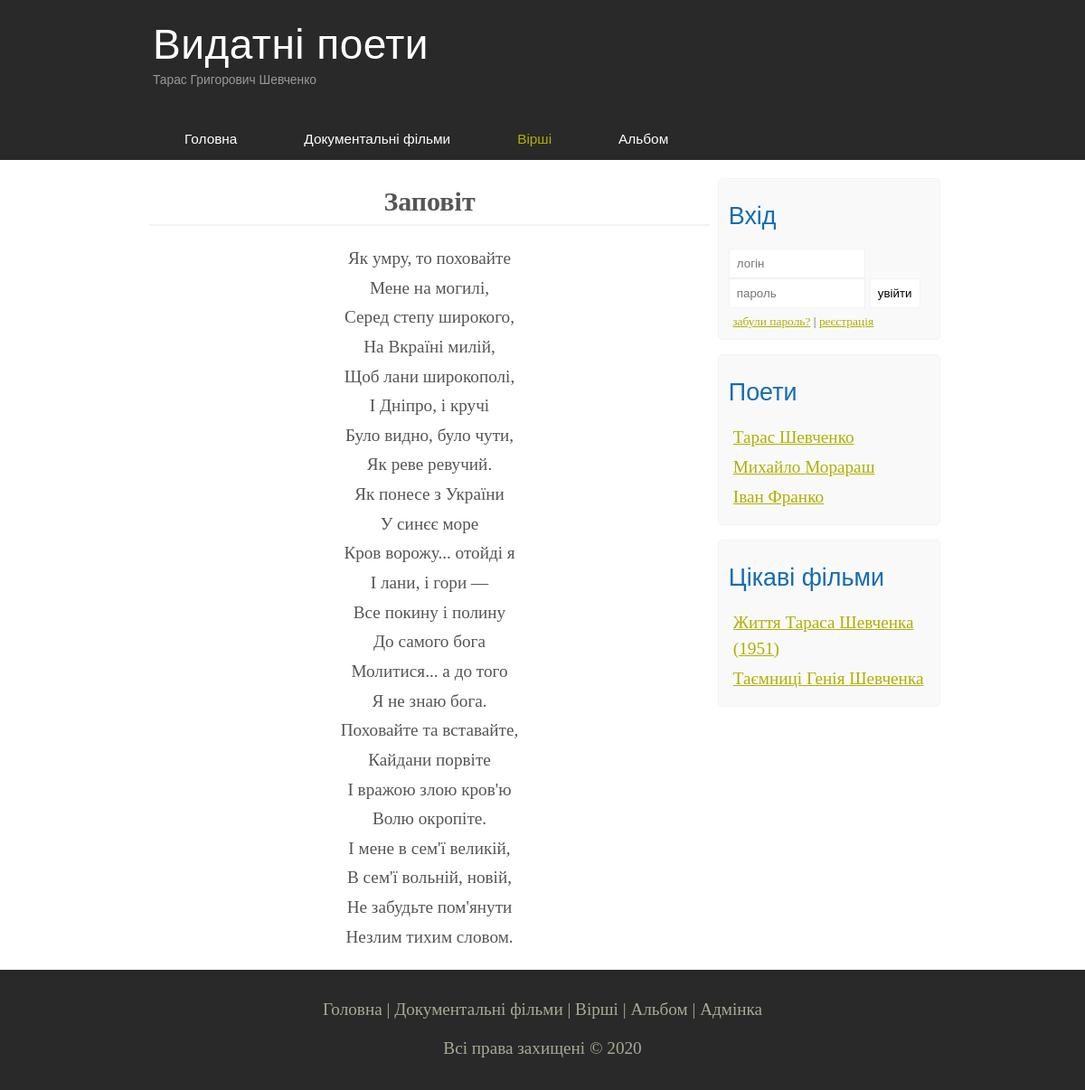
Page /myProfile/phpLabs/labs10/showPoem.php?author_id=1&poem_id=2 on the committed database.
### tables this page shows
CREATE TABLE `authors` (
  `id` int(10) UNSIGNED NOT NULL,
  `f_name` varchar(50) NOT NULL,
  `l_name` varchar(50) NOT NULL,
  `surname` varchar(50) NOT NULL,
  `photo` varchar(255) NOT NULL
);

CREATE TABLE `movies` (
  `id` int(10) UNSIGNED NOT NULL,
  `name` varchar(100) NOT NULL,
  `video` varchar(255) NOT NULL,
  `video_describe` text NOT NULL,
  `photo` varchar(100) NOT NULL,
  `author_id` int(10) UNSIGNED NOT NULL
);

CREATE TABLE `poems` (
  `id` int(10) UNSIGNED NOT NULL,
  `name` varchar(50) NOT NULL,
  `text` text NOT NULL,
  `author_id` int(10) UNSIGNED NOT NULL
);

### myProfile/phpLabs/labs10/classes/DbObject.php (called while the page is built, shortened)
 <?php
abstract class DbObject
{
    private $connection;
	protected function connect() {
        $this->connection = new mysqli(DB_HOST, DB_USERNAME, DB_PASSWORD, DB_NAME);
	}
	protected function query($sql) {
		return $this->connection->query($sql);
	}
    public function getAll() {
    	$arr = $this->query("SELECT * FROM {$this->getTableName()}");
    	$objects = [];
    	while($row = $arr->fetch_assoc()) {
    		$objects[] = $this->arrayToObject($row);
    	}
    	return $objects;
    }
    public function getById($id) {
    	$arr = $this->query("SELECT * FROM {$this->getTableName()} WHERE id={$id}");
    	$row = $arr->fetch_assoc();
    	return $this->arrayToObject($row);
    }
}
?>

### myProfile/phpLabs/labs10/classes/Author.php (called while the page is built, shortened)
<?php
require_once "DbObject.php";
class Author extends DbObject
{
	private $id;
	private $f_name;
	private $l_name;
	private $surname;
	protected function getTableName() {
		return self::TABLE_NAME;
	}
	public function arrayToObject($arr) {
		$obj = new Author();
        foreach ($arr as $key => $value) {
            $obj->{$key} = $value;
        }
        return $obj;
	}
   	public function getId() {
		return $this->id;
	}
	public function getFirstName() {
		return $this->f_name;
	}
	public function getLastName() {
		return $this->l_name;
	}
	public function getSurname() {
		return $this->surname;
	}
}
?>

### myProfile/phpLabs/labs10/classes/Movie.php (called while the page is built, shortened)
<?php
require_once "DbObject.php";
class Movie extends DbObject
{
	private $id;
	private $name;
	public function arrayToObject($arr) {
		$obj = new Movie();
        foreach ($arr as $key => $value) {
            $obj->{$key} = $value;
        }
        return $obj;
	}
   	public function getId() {
		return $this->id;
	}
	public function getName() {
		return $this->name;
	}
	public function getMoviesForAuthorId($id) {
		$arr = $this->query("SELECT * FROM `movies` WHERE `author_id` = '{$id}'");
		$objects = [];
		while ($row = $arr->fetch_assoc()) {
			$objects[] = $this->arrayToObject($row);
		}
		return $objects;
	}
}
?>

### myProfile/phpLabs/labs10/classes/Poem.php (called while the page is built, shortened)
<?php
require_once "DbObject.php";
class Poem extends DbObject
{
	private $name;
	private $text;
	protected function getTableName() {
		return self::TABLE_NAME;
	}
	public function arrayToObject($arr) {
		$obj = new Poem();
        foreach ($arr as $key => $value) {
            $obj->{$key} = $value;
        }
        return $obj;
	}
	public function getName() {
		return $this->name;
	}
	public function getText() {
		return $this->text;
	}
}
?>

### myProfile/phpLabs/labs10/showPoem.php (the view, shortened to what this page needs)
<?php
	require_once "classes/Author.php";
	require_once "classes/Poem.php";
	$authorId = $_GET["author_id"];
	$poemId = $_GET["poem_id"];
	$Author = new Author();
	$authors = $Author->getById($authorId);
	$poem = new Poem();
	$poem = $poem->getById($poemId);
?>
<?php require_once "help_pages/header.php"; ?>
			<div class="menubar">
				<ul class="menu">
					<li><a href="index.php?author_id=<?=$authorId?>">Головна</a></li>
					<li><a href="films.php?author_id=<?=$authorId?>">Документальні фільми</a></li>
					<li class="selected"><a href="poems.php?author_id=<?=$authorId?>">Вірші</a></li>
					<li><a href="gallery.php?author_id=<?=$authorId?>">Альбом</a></li>
				</ul>
			</div>
		</div>
		<div class="site_content">
			<?php require_once "help_pages/sidebar.php"; ?>
			<div class="content">
				<p style="text-align: center; font-size: 30px; font-weight: bold; padding-bottom: 0px;"><?=$poem->getName()?></p>
				<hr style="margin-bottom: 20px;">
				<p style="text-align: center;"><?php echo str_replace("\r\n", "<br>", $poem->getText());?></p>
			</div>
		</div>
		<?php require_once "help_pages/footer.php"; ?>
	</div>
</body>
</html>

### myProfile/phpLabs/labs10/help_pages/header.php (shortened to what this page needs)
<!DOCTYPE html>
<html lang="ru">
<head>
	<link rel="stylesheet" href="assets/css/stylePhoto.css">
	<link rel="stylesheet" href="assets/css/style.css">
</head>
<body>
	<div class="main">
		<div class="header">
			<div class="logo">
				<div class="logo_text">
					<h1><a href="index.php?author_id=<?=$authorId?>">Видатні поети</a></h1>
					<h2><?php echo "{$authors->getFirstName()} {$authors->getLastName()} {$authors->getSurname()}"?></h2>
				</div>
			</div>

### myProfile/phpLabs/labs10/help_pages/sidebar.php (shortened to what this page needs)
<div class="sidebar_container">
	<div class="sidebar">
		<?php if(!isset($_COOKIE['userName'])) : ?>
			<h2>Вхід</h2>
			<form method="POST" action="regist_author/authorization.php" id="login_form">
				<input type="text" name="login" placeholder="логін" required>
				<input type="password" name="pass" placeholder="пароль" required>
				<input type="submit" class="btn" value="увійти">
				<div class="lables_passreg_text">
					<span><a href="#">забули пароль?</a></span> | <span><a href="regist_author/registration.php">реєстрація</a></span>
				</div>
			</form>
		<?php endif;  ?>
	</div>
	<div class="sidebar">
		<h2>Поети</h2>
		<ul>
			<?php foreach ($Author->getAll() as $value): ?>
				<li><a href="index.php?author_id=<?=$value->getId()?>"><?=$value->getFirstName()." ".$value->getSUrname()?></a></li>
			<?php endforeach ?>
		</ul>
	</div>
	<?php
		require_once "classes/Movie.php";
		$movies = new Movie();
		$movies = $movies->getMoviesForAuthorId($authorId);
	?>
	<?php if ($movies != null): ?>
		<div class="sidebar">
			<h2>Цікаві фільми</h2>
			<?php foreach ($movies as $value): ?>
				<ul>
					<li><a href="showVideo.php?author_id=<?=$authorId?>&movie_id=<?=$value->getId()?>"><?=$value->getName()?></a></li>
				</ul>
			<?php endforeach ?>
		</div>
	<?php endif ?>
</div>

### myProfile/phpLabs/labs10/assets/css/stylePhoto.css (style rules this page uses)
body { margin:0; }

### myProfile/phpLabs/labs10/assets/css/style.css (style rules this page uses)
* { margin: 0; padding: 0; }
body { font-size: 1.2em; background-color: #fff; color: #555; }
p { padding: 0 0 20px 0; line-height: 1.7em; }
input[type="text"], input[type="search"], input[type="password"] { color: #5d5d5d; width: 60%; padding: 8px; }
input, textarea { outline: none; border: none; border: solid 1px #f2f2f2; }
h1, h2 { font: normal 170% 'century gothic', arial; margin: 0 0 15px 0; padding: 15px 0 5px 0; color: #000; }
h2 { font-size: 140%; }
a, a:hover { outline: none; text-decoration: underline; color: #aeb002; }
ul { margin: 2px 0 22px 17px; }
ul li { margin: 0 0 6px 0; padding: 0 0 4px 5px; line-height: 1.5em; }
hr { border: solid 1px #f3f3f3; }
.header { background-color: #292929; height: 177px; font-size: 0.8em; margin-left: 0px; margin-right: 0px; min-width: 900px; }
.main, .logo, .menubar, .site_content, .footer { margin-left: auto; margin-right: auto; }
.logo { width: 880px; padding-bottom: 40px; }
.logo h1, .logo h2 { font: normal 300% arial, 'century gothic', sans-serif; margin: 0 0 0 9px; }
.logo_text h1, .logo_text h1 a, .logo_text h1 a:hover { padding: 22px 0 0 0; color: #fff; letter-spacing: 0.01em; text-decoration: none; }
.logo_text h2 { font-size: 0.9em; padding: 4px 0 0 0; color: #999; }
.menubar { width: 900px; height: 46px; }
ul.menu { float: left; }
ul.menu li { float: left; padding: 0px 0px 0 9px; list-style: none; margin: 1px 2px 0 0; }
ul.menu li a { font: normal 100% 'trebuchet ms', sans-serif; display: block; height: 20px; padding: 6px 35px 5px 28px; color: #fff; text-decoration: none; }
ul.menu li.selected a { color: #aeb002; }
.site_content { width: 880px; overflow: hidden; margin: 20px auto 0 auto; background-color: white; }
.sidebar_container { float: right; width: 224px; }
.sidebar { float: right; width: 222px; padding: 5%; margin: 0 0 16px 0; border: solid 1px #f2f2f2; border-radius: 5px; background-color: #f9f9f9; }
.btn { padding: 8px; background-color: white; cursor: pointer; }
.sidebar h2 { color: #136cb2; }
.lables_passreg_text { font-size: 0.7em; margin-top: 3%; margin-left: 2%; }
.sidebar ul { margin: 0; }
.sidebar ul li { list-style-type: none; margin: 0 0 0 0; }
.content { text-align: left; width: 620px; padding: 0 0 0 5px; float: left; }

### rows in the picture
authors: f_name "Тарас", l_name "Григорович", surname "Шевченко"
authors: f_name "Михайло", surname "Морараш"
authors: f_name "Іван", surname "Франко"
movies: name "Життя Тараса Шевченка (1951)"
movies: name "Таємниці Генія Шевченка"
poems: name "Заповіт", text "Як умру, то поховайте Мене на могилі, Серед степу широкого, На Вкраїні милій, Щоб лани широкополі, І Дніпро, і кручі Було видно, було чути, Як реве ревучий. Як понесе з України У синєє море Кров ворожу... отойді я І лани, і гори — Все покину і полину До самого бога Молитися... а до того Я не знаю бога. Поховайте та вставайте, Кайдани порвіте І вражою злою кров'ю Волю окропіте. І мене в сем'ї великій, В сем'ї вольній, новій, Не забудьте пом'янути Незлим тихим словом."
